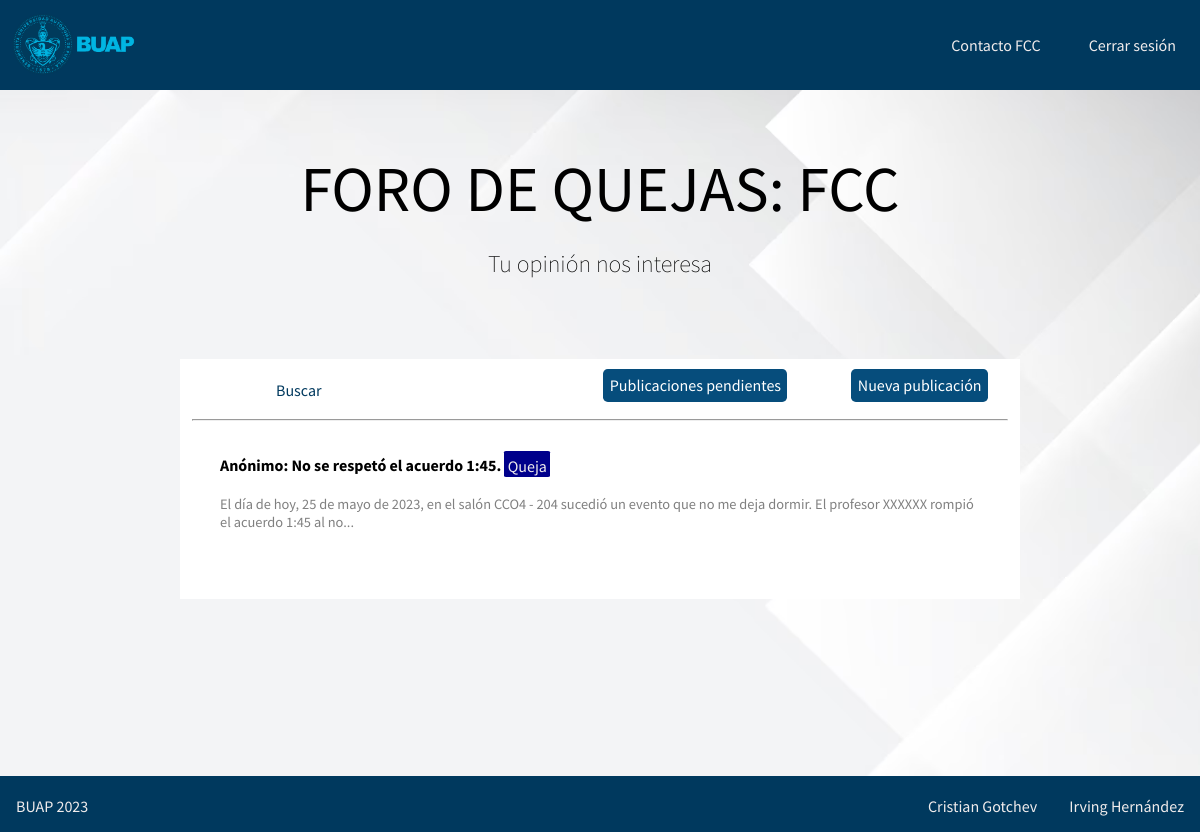
/index.php?resuelto=1 (signed in), run on the app's committed database.
### tables this page shows
CREATE TABLE Publicacion (
  Id INT NOT NULL PRIMARY KEY AUTO_INCREMENT,
  Tipo INT NOT NULL,
  Id_Usuario INT NOT NULL,
  Titulo VARCHAR(100) NOT NULL,
  Comentario VARCHAR(255) NOT NULL,
  Fecha DATE NOT NULL,
  Id_Area INT NOT NULL,
  Resuelto BOOLEAN NOT NULL,
  Anonimo BOOLEAN NOT NULL,
  FOREIGN KEY (Tipo) REFERENCES Tipo_Publicacion(Id),
  FOREIGN KEY (Id_Usuario) REFERENCES Usuario(Id),
  FOREIGN KEY (Id_Area) REFERENCES Area(Id)
);

### public/index.php (the view, shortened to what this page needs)
<?php
    function create_entry_dom($row) {
        $username = $row["Usuario"];
        $title = $row["Titulo"];
        $content = $row["Comentario"];
        if (strlen($content) > 150) {
            $content = substr($content, 0, 150) . "...";
        }
        $type = $row["Tipo"];
        $type_class = strtolower($type);
        $pub_id = $row["Id"];
        echo "<a class=\"entry no-decor\" href=\"publicacion.php?id=$pub_id\">
                 <div class=\"entry-title-div\">
                     <p class=\"entry-title\">
                         <span class=\"entry-user\">$username:</span>
                         $title
                         <span class=\"entry-category $type_class\">$type</span>
                     </p>
                 </div>
                 <p class=\"entry-brief\">
                     $content
                 </p>
             </a>";
    }
    function get_entries() {
        $connection = connect();
        $query = "SELECT Id, Nombre FROM Tipo_Publicacion";
        $result = mysqli_query($connection, $query);
        $pub_types = [];
        while (($row = mysqli_fetch_array($result))) {
            $pub_types[$row["Id"]] = $row["Nombre"];
        }
        $resuelto = array_key_exists("resuelto", $_GET) ? "TRUE" : "FALSE";
        $query = "SELECT * FROM Publicacion WHERE Resuelto = $resuelto";
        $result = mysqli_query($connection, $query);
        while (($row = mysqli_fetch_array($result))) {
            if (!$row["Anonimo"]) {
                $user = mysqli_fetch_array(
                    mysqli_query(
                        $connection,
                        "SELECT Nombre FROM Usuario WHERE Id = " . $row['Id_Usuario']
                    )
                );
                $row["Usuario"] = $user[0];
            } else {
                $row["Usuario"] = "Anónimo";
            }
            $row["Tipo"] = $pub_types[$row["Tipo"]];
            create_entry_dom($row);
        }
    }
?>
<!DOCTYPE html>
<html>
<head>
    <link rel="stylesheet" type="text/css" href="../assets/css/index.css">
</head>
<body>
    <div id="header-and-main">
        <header id="top-header" class="row">
            <a href="https://www.buap.mx" target="_blank">
                <img id="BUAP-logo" src="../assets/images/logo-buap-h.png">
            </a>
            <a href="https://www.cs.buap.mx/" target="_blank" class="no-decor">
                <div class="header-right header-button">Contacto FCC</div>
            </a>
            <a href="../src/logout.php" class="no-decor">
                <?php
                if (array_key_exists("username", $_SESSION)) {
                    echo "<div class=\"header-right header-button\">Cerrar sesión</div>";
                }
                ?>
            </a>
        </header>
        <main>
            <div id="main-content">
                <h1>FORO DE QUEJAS: FCC</h1>
                <h2>Tu opinión nos interesa</h2>
                <div id="forum-container">
                    <header id="forum-header" class="row">
                        <div class="forum-header-button">
                            <input type="text" id="search-bar" placeholder=" ">
                            <label for="" id="search-bar-label">Buscar</label>
                        </div>
                        <?php
                        if (array_key_exists("username", $_SESSION)) {
                            echo "<div class=\"forum-header-button colored\">";
                            if (array_key_exists("resuelto", $_GET)) {
                                echo "<a class=\"forum-header-button-text\" href=\"index.php\">Publicaciones pendientes</a>";
                            } else {
                                echo "<a class=\"forum-header-button-text\" href=\"index.php?resuelto=1\">Publicaciones resueltas</a>";
                            }
                            echo "</div>";
                        }
                        ?>
                        <div class="forum-header-button colored">
                            <?php
                            if (array_key_exists("username", $_SESSION)) {
                                echo "<a class=\"forum-header-button-text\" href=\"nuevapublicacion.php\">Nueva publicación</a>";
                            } else {
                                echo "<a class=\"forum-header-button-text\" href=\"login.html\">Iniciar sesión</a>";
                            }
                            ?>
                        </div>
                    </header>
                    <hr>
                    <div id="forum-entries-container">
                        <?php get_entries(); ?>
                    </div>
                </div>
            </div>
        </main>
    </div>
    <footer class="row">
        <div class="footer-text-element">BUAP 2023</div>
        <div class="footer-text-element">Cristian Gotchev</div>
        <div class="footer-text-element">Irving Hernández</div>
    </footer>
</body>
</html>

### assets/css/index.css (style rules this page uses)
:root { --main-color: #00395e; --main-color-hover: #156397; --secondary-color: #f0ecec; --secondary-color-darker: #dad6d6; --darker-blue-buap: #064d7c; --lighter-blue-buap: #04ccf4; --header-logo-height: 4rem; --header-logo-margin: 0.6rem; --footer-height: 3.5rem; }
body { margin: 0; padding: 0; font-family: 'Source Sans Pro', sans-serif; background-color: var(--secondary-color); background-image: url("../images/fondo-gris.avif"); background-size: cover; -moz-background-size: cover; -webkit-background-size: cover; -o-background-size: cover; }
#BUAP-logo { height: var(--header-logo-height); margin: var(--header-logo-margin); }
#header-and-main { min-height: calc(100vh - var(--footer-height)); }
#top-header { margin-bottom: 1rem; background-color: var(--main-color); color: var(--secondary-color); }
.no-decor { color: var(--secondary-color); text-decoration: none; }
.header-right { display: flex; align-items: center; height: calc(var(--header-logo-height) + var(--header-logo-margin)); margin: auto 1rem auto 1rem; padding: 0.5rem; }
.row { width: 100%; display: flex; align-items: flex-end; justify-content: center; }
#main-content { display: flex; flex-direction: column; align-items: center; }
#main-content h1 { margin-bottom: 0; font-size: 4rem; font-weight: 400; text-align: center; }
#main-content h2 { margin-bottom: 5rem; text-align: center; font-weight: 200; }
#forum-container { width: 70vw; min-height: 15rem; display: flex; flex-direction: column; align-items: center; background-color: white; }
#forum-header { padding: 0; margin: 0; }
.forum-header-button { margin: auto 2rem auto 2rem; display: flex; padding: 0.4rem; margin-top: 0.6rem; position: relative; }
.forum-header-button.colored { background-color: var(--darker-blue-buap); border-radius: 0.3rem; text-align: center; }
.forum-header-button.colored a { width: 100%; }
.forum-header-button-text { text-decoration: none; color: var(--main-color); }
.forum-header-button.colored .forum-header-button-text { color: white; }
#search-bar { display: block; position: relative; background: none; color: #c6c6c6; font-size: 0.9rem; width: 100%; padding: 0.1rem; margin-bottom: 0rem; margin-left: 3rem; border: none; outline: none; transition: border 0.5s; border-bottom: 0px solid white; }
#search-bar-label { color: var(--main-color); font-size: 1rem; position: absolute; left: 4rem; top: 0.7rem; transition: left 0.5s; pointer-events: none; }
#search-bar:focus~#search-bar-label, #search-bar:not(:placeholder-shown)~#search-bar-label { left: 0rem; }
#search-bar:focus~label::after, #search-bar:not(:placeholder-shown)~#search-bar-label::after { content: ":"; }
#search-bar:focus, #search-bar:not(:placeholder-shown) { border-bottom: 1px solid var(--main-color); }
#forum-container hr { width: 97%; color: var(--main-color); }
#forum-entries-container { width: 100%; display: flex; flex-grow: 1; flex-direction: column; }
.entry { --padding: 2rem; width: calc(100% - var(--padding-left)); padding-left: var(--padding); padding-right: var(--padding); margin: 0.5rem; }
.entry-title-div { background-color: none; }
.entry-title { font-weight: bold; font-size: 1rem; color: black; }
.entry-category { padding: 0.3rem 0.2rem 0.1rem 0.2rem; border-radius: 5%; font-weight: normal; line-height: 1.6; color: var(--secondary-color); }
.queja { background-color: darkblue; }
.entry-brief { font-size: 0.9rem; color: gray; margin: 0 0 1rem 0; }
footer { position: relative; bottom: 0; margin-top: 2rem; height: var(--footer-height); color: var(--secondary-color); background-color: var(--main-color); }
.footer-text-element { margin: 1rem; }

### data on the page
publicacion: Titulo "No se respetó el acuerdo 1:45.", Comentario "El día de hoy, 25 de mayo de 2023, en el salón CCO4 - 204 sucedió un evento que no me deja dormir. El profesor XXXXXX rompió el acuerdo 1:45 al no..."
